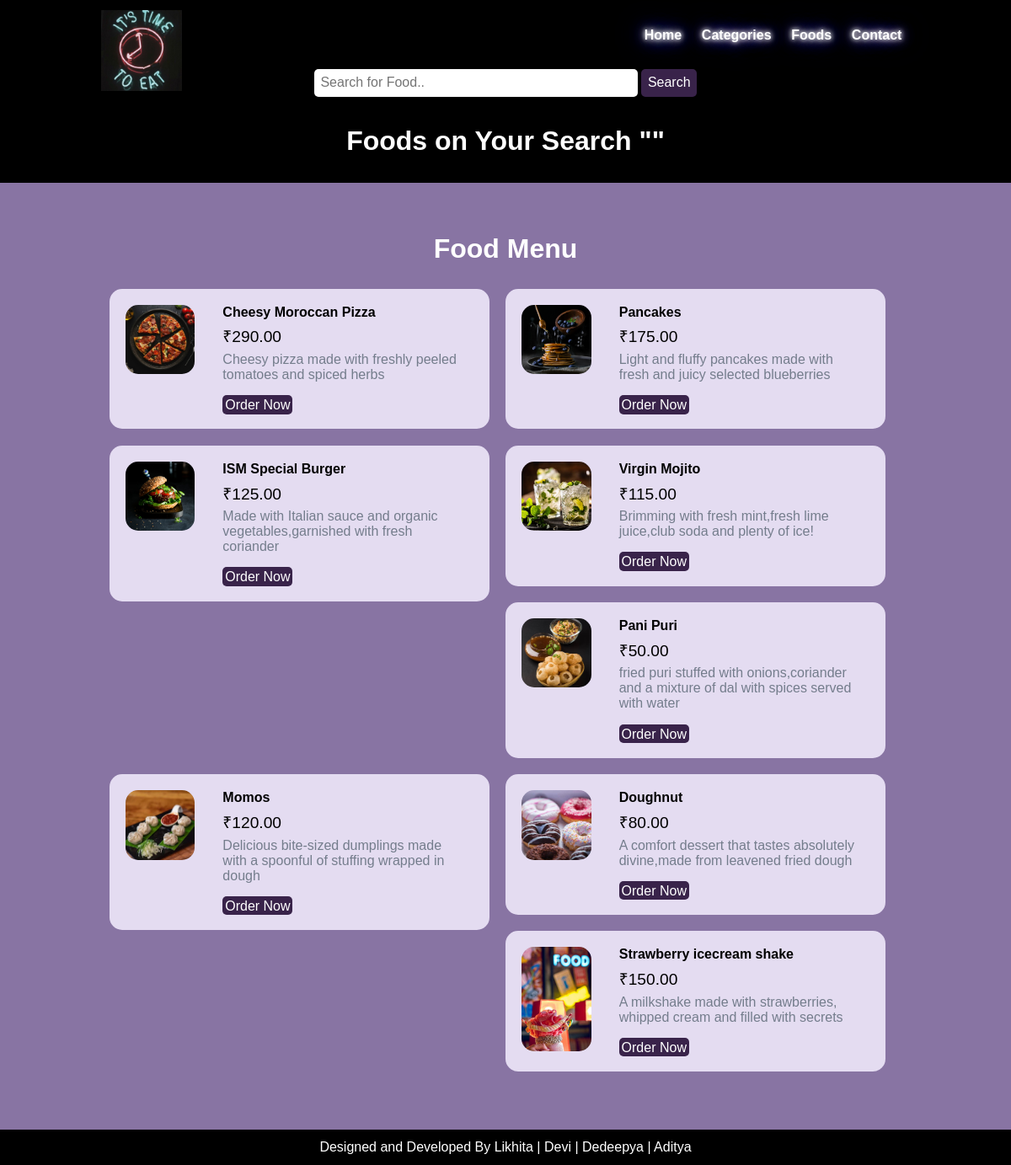
The page /food-search.php on the database its author committed.
### tables this page shows
CREATE TABLE `food` (
  `id` int(10) UNSIGNED NOT NULL,
  `title` varchar(150) NOT NULL,
  `description` text NOT NULL,
  `price` decimal(10,2) NOT NULL,
  `image_name` varchar(255) NOT NULL,
  `category_id` int(10) UNSIGNED NOT NULL,
  `featured` varchar(10) NOT NULL,
  `active` varchar(10) NOT NULL
);

### food-search.php (the view, shortened to what this page needs)
<?php include('partials-front/menu.php'); ?>
    <section class="food-search text-center">
        <div class="container">
            <?php
            $search = $_POST['search'];
            ?>
            <h2>Foods on Your Search <a href="#" class="text-white">"<?php echo $search; ?>"</a></h2>
        </div>
    </section>
    <section class="food-menu">
        <div class="container">
            <h2 class="text-center">Food Menu</h2>
            <?php
            $sql = "SELECT * FROM food WHERE title LIKE '%$search%' OR description LIKE '$search'";
            $res = mysqli_query($conn, $sql);
            $count = mysqli_num_rows($res);
            if($count>0){
                while($row=mysqli_fetch_assoc($res)){
                    $id = $row['id'];
                    $title = $row['title'];
                    $price = $row['price'];
                    $description = $row['description'];
                    $image_name = $row['image_name'];
                    ?>
                    <div class="food-menu-box">
                        <div class="food-menu-img">
                        <?php
                            if($image_name==""){
                                echo "<div class='error'>Image not available.</div>";
                            }
                            else{
                                ?>
                                 <img src="<?php echo SITEURL; ?>images/food/<?php echo $image_name; ?>" alt="Dark Chocolate Icecream" class="img-responsive img-curve">
                                <?php
                            }
                            ?>
                     </div>
                    <div class="food-menu-desc">
                        <h4><?php echo $title; ?></h4>
                        <p class="food-price">₹<?php echo $price; ?></p>
                        <p class="food-detail">
                            <?php echo $description; ?>
                          </p>
                        <br>
                        <a href="<?php echo SITEURL;?>order.php?food_id=<?php echo $id; ?>" class="btn btn-primary">Order Now</a>
                    </div>
                </div>
                    <?php
                }
            }
            else{
                echo "<div class='error'>Food not found.</div>";
            }
            ?>
        </div>
    </section>
    <?php include('partials-front/footer.php'); ?>

### css/style.css (style rules this page uses)
* { margin: 0 0; padding: 0 0; font-family: Arial, Helvetica, sans-serif; }
.container { width: 80%; margin: 0 auto; padding: 1%; }
.img-responsive { width: 100%; }
.img-curve { border-radius: 15px; }
.text-center { text-align: center; }
.text-white { color: white; }
a { color: white; text-decoration: none; }
.btn { padding: 1%; border: none; font-size: 1rem; border-radius: 5px; }
.btn-primary { background-color: #39234a; color: white; cursor: pointer; }
h2 { color: white; font-size: 2rem; margin-bottom: 2%; }
.food-search { background-color: #000000; background-size: cover; background-repeat: no-repeat; background-position: center; }
.food-menu { background-color:#8874a3 ; padding: 4% 0; }
.food-menu-box { width: 43%; margin: 1%; padding: 2%; float: left; background-color: #e4dcf1; border-radius: 15px; }
.food-menu-img { width: 20%; float: left; }
.food-menu-desc { width: 70%; float: left; margin-left: 8%; }
.food-price { font-size: 1.2rem; margin: 2% 0; }
.food-detail { font-size: 1rem; color: #747d8c; }

### rows shown on the page
food: image_name (picture), title "Cheesy Moroccan Pizza", price "290.00", description "Cheesy pizza made with freshly peeled tomatoes and spiced herbs"
food: image_name (picture), title "Pancakes", price "175.00", description "Light and fluffy pancakes made with fresh and juicy selected blueberries"
food: image_name (picture), title "ISM Special Burger", price "125.00", description "Made with Italian sauce and organic vegetables,garnished with fresh coriander"
food: image_name (picture), title "Virgin Mojito", price "115.00", description "Brimming with fresh mint,fresh lime juice,club soda and plenty of ice!"
food: image_name (picture), title "Pani Puri", price "50.00", description "fried puri stuffed with onions,coriander and a mixture of dal with spices served with water"
food: image_name (picture), title "Momos", price "120.00", description "Delicious bite-sized dumplings made with a spoonful of stuffing wrapped in dough"
food: image_name (picture), title "Doughnut", price "80.00", description "A comfort dessert that tastes absolutely divine,made from leavened fried dough"
food: image_name (picture), title "Strawberry icecream shake", price "150.00", description "A milkshake made with strawberries, whipped cream and filled with secrets"
